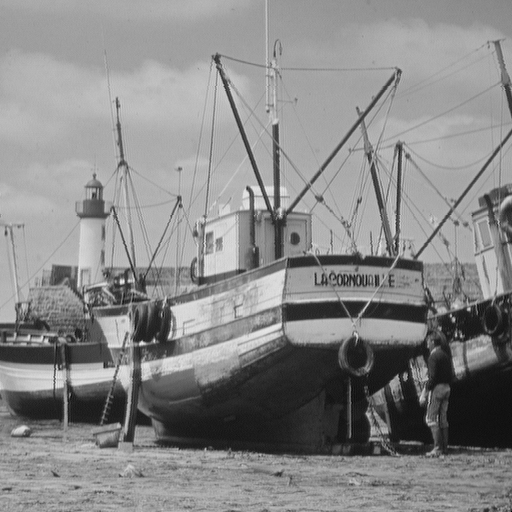
#> input picture Lab1/assets/04_boat.tif, 512 x 512 px
$ python main.py
#> lines starting #> are read from the running program, lines starting #| are printed output that depends on the picture; after the words box and inside, x2 and y2 are one past the last pixel; in counts of white or black regions, pixels touching at a corner belong together
import os


from scipy import signal
from enum import Enum
from functools import partial

import matplotlib.pyplot as plt
import numpy
import numpy as np
from PIL import Image
from matplotlib import gridspec
import cv2 as cv

MAX_DEC_VALUE_FOR_BYTE = 255


def read_image(img_path) -> numpy.ndarray:
#> called with img_path = './assets/04_boat.tif'
    return np.array(Image.open(img_path))
#> returned value is the input picture: shape (512, 512); min 0, max 239, mean 136.1


def apply_func_to_img(img: np.ndarray, transformation_table) -> np.ndarray:
    return transformation_table[img]
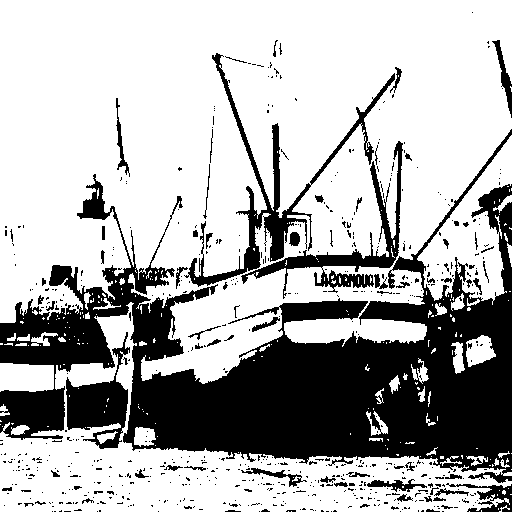
#> returned value: shape (512, 512) float64; 69.6% white; 629 black regions (558 under 20 px), largest, box (x1, y1, x2, y2) and area: (0, 129, 512, 483) 61888, (184, 53, 395, 287) 4720, (241, 141, 403, 299) 3425


def draw_plots(title, img_before, img_after, transformation_table):
    fig = plt.figure(num=title, figsize=(10, 10))
    fig.suptitle(title)
    fig.subplots_adjust(hspace=0.5, wspace=1)
    gs = gridspec.GridSpec(3, 2)

    ax00 = fig.add_subplot(gs[0, 0])
    ax00.set_title('Original image')
    ax00.imshow(img_before, cmap='gray', vmin=0, vmax=255)

    ax01 = fig.add_subplot(gs[0, 1])
    ax01.set_title('Image after applying processing')
    ax01.imshow(img_after, cmap='gray', vmin=0, vmax=255)

    ax10 = fig.add_subplot(gs[1, 0])
    ax10.set_title('Image histogram before processing')
    ax10.hist(img_before.ravel(), range=(0, MAX_DEC_VALUE_FOR_BYTE))

    ax11 = fig.add_subplot(gs[1, 1])
    ax11.set_title('Image histogram after processing')
    ax11.hist(img_after.ravel(), range=(0, MAX_DEC_VALUE_FOR_BYTE))

    ax20 = fig.add_subplot(gs[2, :])
    ax20.set_title('Transform function')
    ax20.plot(transformation_table)


class Waveform(Enum):
    @staticmethod
    def triangular(args):
        return signal.sawtooth(args, 0.5)

    HARMONIC = partial(np.sin)
    SQUARE = partial(signal.square)
    TRIANGULAR = partial(triangular.__func__)
    SAWTOOTH = partial(signal.sawtooth)


def main():
    dir_path = "./assets"
    img_name = "04_boat.tif"
    img_path = os.path.join(dir_path, img_name)
    img = read_image(img_path)

    threshold = 130
    binary_transformation_table = np.concatenate(
        (np.zeros(threshold), np.ones(MAX_DEC_VALUE_FOR_BYTE - threshold) * MAX_DEC_VALUE_FOR_BYTE)
    )

    binary_img = apply_func_to_img(img, binary_transformation_table)
    draw_plots("Image binarization", img, binary_img, binary_transformation_table)

    min_value = min(img.ravel())
#> min_value = 0
    max_value = max(img.ravel())
#> max_value = 239
    a = MAX_DEC_VALUE_FOR_BYTE / (max_value - min_value)
#> a = 1.07
    b = -(MAX_DEC_VALUE_FOR_BYTE * min_value) / (max_value - min_value)
#> b = 0
    contrasting_transformation_table = np.array([a * i + b for i in range(MAX_DEC_VALUE_FOR_BYTE)])
#> contrasting_transformation_table = 255 values from 0 to 271
    contrasting_img = apply_func_to_img(img, contrasting_transformation_table)
    draw_plots("Image contrasting", img, contrasting_img, contrasting_transformation_table)

    img_hist, bins = np.histogram(img.ravel(), bins=MAX_DEC_VALUE_FOR_BYTE + 1, range=[0, MAX_DEC_VALUE_FOR_BYTE])
#> img_hist = 256 values, max 5394 at index 171, min 0 at index 1, mean 1024; bins = 257 values from 0 to 255
    cdf = np.cumsum(img_hist)
#> cdf = 256 values from 1 to 262144
    cdf = (cdf - min(cdf)) / (max(cdf) - min(cdf))
#> cdf = 256 values from 0 to 1
    g_min, g_max = 0, MAX_DEC_VALUE_FOR_BYTE
    equalization_transformation_table = np.array(
        [(g_max - g_min) * cdf[i] + g_min for i in range(MAX_DEC_VALUE_FOR_BYTE)])
#> equalization_transformation_table = 255 values from 0 to 255
    equalized_img_custom = apply_func_to_img(img, equalization_transformation_table)
    draw_plots("Image equalization (custom)", img, equalized_img_custom, equalization_transformation_table)
    print(f"Image histogram: {img_hist}")
#| Image histogram: [   1    0    0    0    0    0    0    1    0    0    1    1    2   13
#|     7   60  166  413  696  945  939  778  822  876  835  940 1146 1255
#|  1266 1248 1359 1478 1365 1383 1432 1481 1305 1297 1234 1344 1122 1106
#|  1131 1112  965  977  952  928  833  680  626  604  586  520  480  517
#|   531  447  441  491  497  444  507  525  569  533  504  539  534  515
#|   472  476  507  463  483  492  496  490  452  447  439  463  446  467
#> (further printed lines are left out)
    assert bins[0] == 0 and bins[-1] == 255

    equ = cv.equalizeHist(img)
    equalized_img_lib = equ.astype(np.uint8).reshape(512, 512)
    draw_plots("Image equalization (lib)", img, equalized_img_lib, [])

    peak_count = 4
    sawtooth_transformation_table = Waveform.SAWTOOTH.value(
        2 * np.pi * np.linspace(0, MAX_DEC_VALUE_FOR_BYTE, MAX_DEC_VALUE_FOR_BYTE + 1) / (MAX_DEC_VALUE_FOR_BYTE / peak_count)
    )
    sawtooth_transformation_table = (sawtooth_transformation_table + 1) * 255 / 2
    sawtoothed_img = apply_func_to_img(img, sawtooth_transformation_table)
#> in apply_func_to_img (call 4), `return transformation_table[img]`:
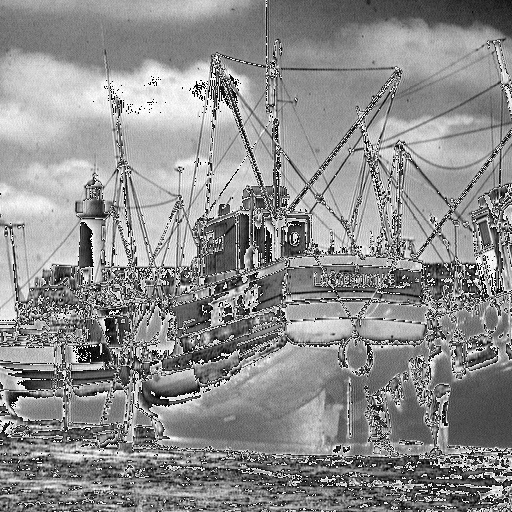
#> returned value: shape (512, 512) float64; min 0, max 254, mean 141.8
    draw_plots("Image apply sawtooth filter (u)", img, sawtoothed_img, sawtooth_transformation_table)

    square_transformation_table = Waveform.SQUARE.value(
        2 * np.pi * (np.linspace(0, MAX_DEC_VALUE_FOR_BYTE, MAX_DEC_VALUE_FOR_BYTE + 1) - (MAX_DEC_VALUE_FOR_BYTE + 1) / 4)/ # here 4 for center impulse
                    MAX_DEC_VALUE_FOR_BYTE
    )
    square_transformation_table = (square_transformation_table + 1) * 255 / 2
    square_img = apply_func_to_img(img, square_transformation_table)
    draw_plots("Image apply square filter (a)", img, square_img, square_transformation_table)

    sawtooth_signal = Waveform.SAWTOOTH.value(
        2 * np.pi * np.linspace(0, MAX_DEC_VALUE_FOR_BYTE, MAX_DEC_VALUE_FOR_BYTE + 1) / (
                    MAX_DEC_VALUE_FOR_BYTE)
    )
    square_signal = Waveform.SQUARE.value(
        2 * np.pi * (np.linspace(0, MAX_DEC_VALUE_FOR_BYTE, MAX_DEC_VALUE_FOR_BYTE + 1) - (
                    MAX_DEC_VALUE_FOR_BYTE + 1) / 4) /
        MAX_DEC_VALUE_FOR_BYTE
    )
    square_with_sawtooth_transformation_table = sawtooth_signal
    square_with_sawtooth_transformation_table[square_signal > 0] = 1
    square_with_sawtooth_transformation_table = (square_with_sawtooth_transformation_table + 1) * 255 / 2
    square_with_sawtooth_img = apply_func_to_img(img, square_with_sawtooth_transformation_table)
    draw_plots("Image apply square with sawtooth filter (b)", img, square_with_sawtooth_img, square_with_sawtooth_transformation_table)

    sawtooth_signal = Waveform.SAWTOOTH.value(
        2 * np.pi * np.linspace(0, MAX_DEC_VALUE_FOR_BYTE, MAX_DEC_VALUE_FOR_BYTE + 1) / (
            MAX_DEC_VALUE_FOR_BYTE)
    )
    square_signal = Waveform.SQUARE.value(
        2 * np.pi * (np.linspace(0, MAX_DEC_VALUE_FOR_BYTE, MAX_DEC_VALUE_FOR_BYTE + 1) - (
                MAX_DEC_VALUE_FOR_BYTE + 1) / 2) /
        MAX_DEC_VALUE_FOR_BYTE
    )
    square_with_sawtooth_transformation_table_2 = sawtooth_signal
    square_with_sawtooth_transformation_table_2[square_signal > 0] = 1
    square_with_sawtooth_transformation_table_2 = (square_with_sawtooth_transformation_table_2 + 1) * 255 / 2
    square_with_sawtooth_img = apply_func_to_img(img, square_with_sawtooth_transformation_table_2)
    draw_plots("Image apply square with sawtooth filter #2 (v)", img, square_with_sawtooth_img,
               square_with_sawtooth_transformation_table_2)

    sawtooth_signal = Waveform.SAWTOOTH.value(
        2 * np.pi * (np.linspace(0, MAX_DEC_VALUE_FOR_BYTE, MAX_DEC_VALUE_FOR_BYTE + 1) - (
                MAX_DEC_VALUE_FOR_BYTE + 1) * 3 / 8) / (
            MAX_DEC_VALUE_FOR_BYTE / 4)
    )
    square_signal = Waveform.SQUARE.value(
        2 * np.pi * (np.linspace(0, MAX_DEC_VALUE_FOR_BYTE, MAX_DEC_VALUE_FOR_BYTE + 1) - (
                MAX_DEC_VALUE_FOR_BYTE + 1) * 3 / 8) /
        MAX_DEC_VALUE_FOR_BYTE,
        duty = 0.25
    )
    single_sawtooth_transformation_table = sawtooth_signal
    single_sawtooth_transformation_table[square_signal < 0] = -1
    single_sawtooth_transformation_table = (single_sawtooth_transformation_table + 1) * 255 / 2
    square_with_sawtooth_img = apply_func_to_img(img, single_sawtooth_transformation_table)
#> in apply_func_to_img (call 8), `return transformation_table[img]`:
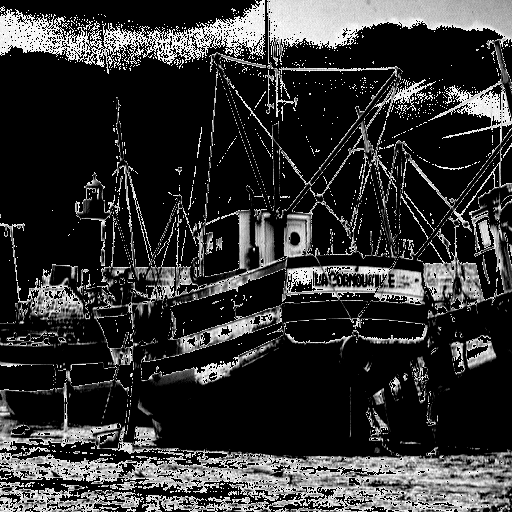
#> returned value: shape (512, 512) float64; min 0, max 252, mean 51
    draw_plots("Image apply square with single sawtooth  (e)", img, square_with_sawtooth_img,
               single_sawtooth_transformation_table)

    square_signal = Waveform.SQUARE.value(
        2 * np.pi * (np.linspace(0, MAX_DEC_VALUE_FOR_BYTE, MAX_DEC_VALUE_FOR_BYTE + 1) - (
                MAX_DEC_VALUE_FOR_BYTE + 1) * 3 / 8) /
        MAX_DEC_VALUE_FOR_BYTE,
        duty=0.25
    )
    sawtooth_signal = Waveform.SAWTOOTH.value(
        2 * np.pi * (np.linspace(0, MAX_DEC_VALUE_FOR_BYTE, MAX_DEC_VALUE_FOR_BYTE + 1) - (
                MAX_DEC_VALUE_FOR_BYTE + 1) * 3 / 8) / (
                MAX_DEC_VALUE_FOR_BYTE / 4)
    )
    sawtooth_signal[square_signal < 0] = -1
    square_signal = Waveform.SQUARE.value(
        2 * np.pi * (np.linspace(0, MAX_DEC_VALUE_FOR_BYTE, MAX_DEC_VALUE_FOR_BYTE + 1) - (
                MAX_DEC_VALUE_FOR_BYTE - MAX_DEC_VALUE_FOR_BYTE * 0.375
        )) /
        MAX_DEC_VALUE_FOR_BYTE,
        duty=0.375
    )
    single_sawtooth_with_impulse_transformation_table = sawtooth_signal + square_signal

    single_sawtooth_with_impulse_transformation_table = (single_sawtooth_with_impulse_transformation_table + 1) * 255 / 2
    single_sawtooth_with_impulse_img = apply_func_to_img(img, single_sawtooth_with_impulse_transformation_table)
#> in apply_func_to_img (call 9), `return transformation_table[img]`:
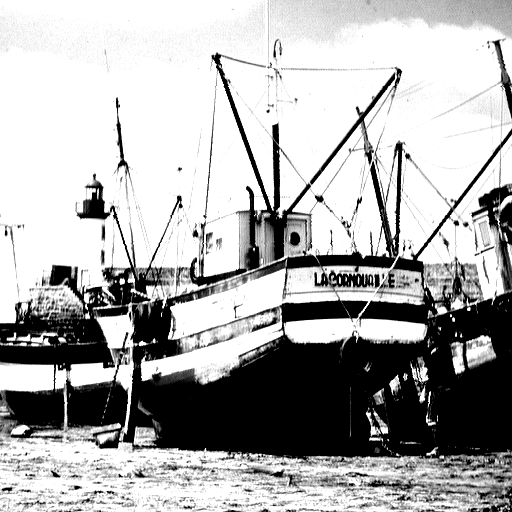
#> returned value: shape (512, 512) float64; min -127.5, max 127.5, mean 45.6; drawn with min black and max white
    draw_plots("Image apply square with single sawtooth and impulse (g)", img, single_sawtooth_with_impulse_img,
               single_sawtooth_with_impulse_transformation_table)

    square_signal = Waveform.SQUARE.value(
        2 * np.pi * (np.linspace(0, MAX_DEC_VALUE_FOR_BYTE, MAX_DEC_VALUE_FOR_BYTE + 1) - (
                MAX_DEC_VALUE_FOR_BYTE + 1) * 3 / 8) /
        MAX_DEC_VALUE_FOR_BYTE,
        duty=0.25
    )
    sawtooth_signal = Waveform.SAWTOOTH.value(
        2 * np.pi * (np.linspace(0, MAX_DEC_VALUE_FOR_BYTE, MAX_DEC_VALUE_FOR_BYTE + 1) - (
                MAX_DEC_VALUE_FOR_BYTE + 1) * 3 / 8) / (
                MAX_DEC_VALUE_FOR_BYTE / 4)
    )
    sawtooth_signal[square_signal < 0] = -1
    square_signal = Waveform.SQUARE.value(
        2 * np.pi * (np.linspace(0, MAX_DEC_VALUE_FOR_BYTE, MAX_DEC_VALUE_FOR_BYTE + 1) - (
                MAX_DEC_VALUE_FOR_BYTE - MAX_DEC_VALUE_FOR_BYTE * 0.375
        )) /
        MAX_DEC_VALUE_FOR_BYTE,
        duty=0.375
    )
    single_sawtooth_with_impulse_transformation_table = sawtooth_signal + square_signal
    single_sawtooth_with_impulse_transformation_table = np.array(list(reversed(single_sawtooth_with_impulse_transformation_table)))

    single_sawtooth_with_impulse_transformation_table = (single_sawtooth_with_impulse_transformation_table + 1) * 255 / 2
    single_sawtooth_with_impulse_img = apply_func_to_img(img, single_sawtooth_with_impulse_transformation_table)
#> in apply_func_to_img (call 10), `return transformation_table[img]`:
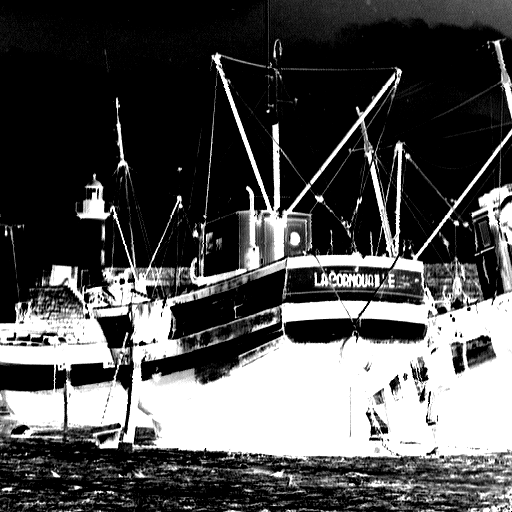
#> returned value: shape (512, 512) float64; min -127.5, max 127.5, mean -46.5; drawn with min black and max white
    draw_plots("Image apply square with single sawtooth and impulse (d)", img, single_sawtooth_with_impulse_img,
               single_sawtooth_with_impulse_transformation_table)

    plt.show()
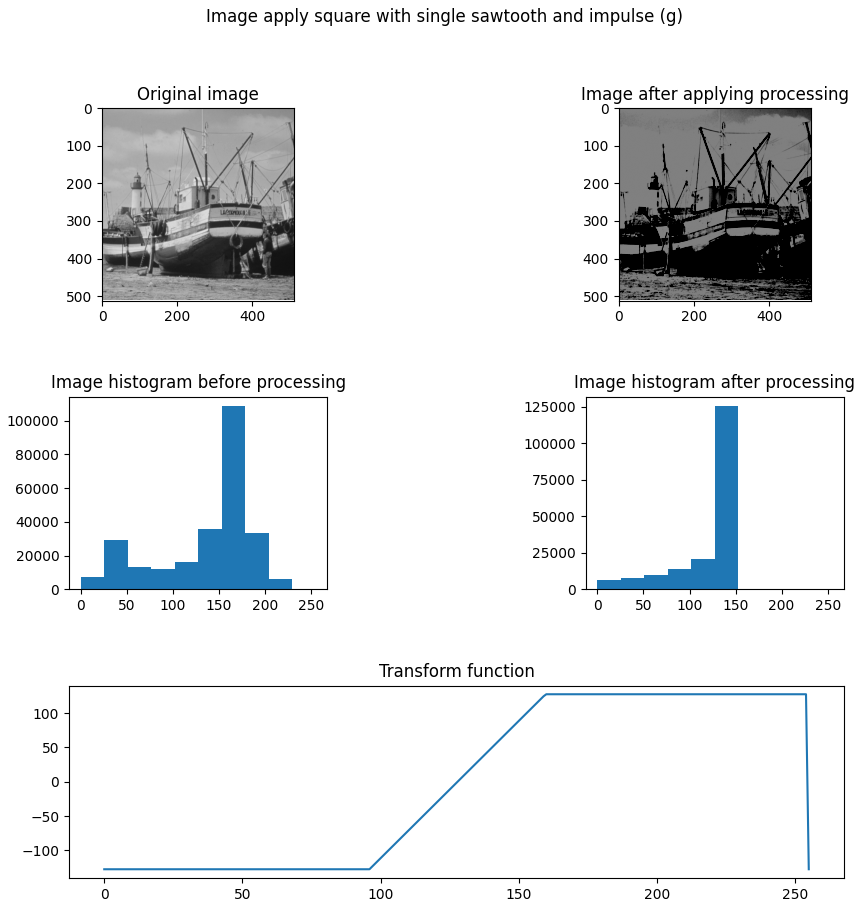
#> figure drawn by matplotlib, 5 panels; panel 3: tallest bar 108827 high, from x = 153 to 178.5; panel 4: tallest bar 125571 high, from x = 127.5 to 153; panel 5: curve peaks at x = 160, y = 127.5
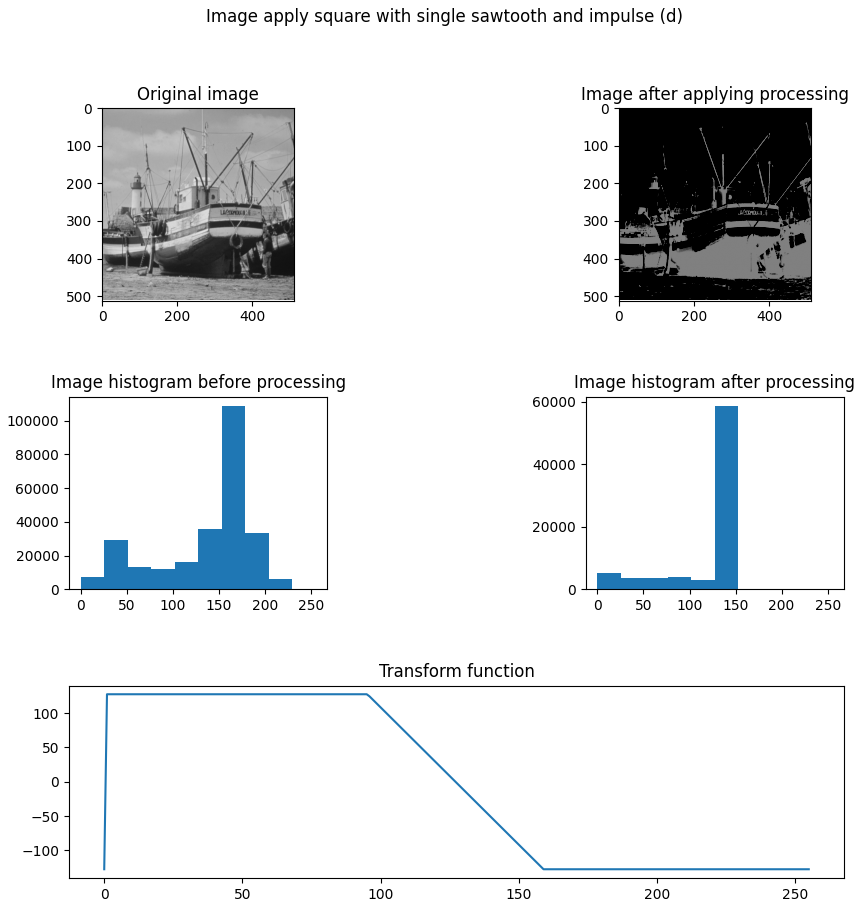
#> figure drawn by matplotlib, 5 panels; panel 3: tallest bar 108827 high, from x = 153 to 178.5; panel 4: tallest bar 58655 high, from x = 127.5 to 153; panel 5: curve peaks at x = 1, y = 127.5


if __name__ == '__main__':
    main()

$ run again, with Lab1/assets/02_apss.tif copied over Lab1/assets/04_boat.tif
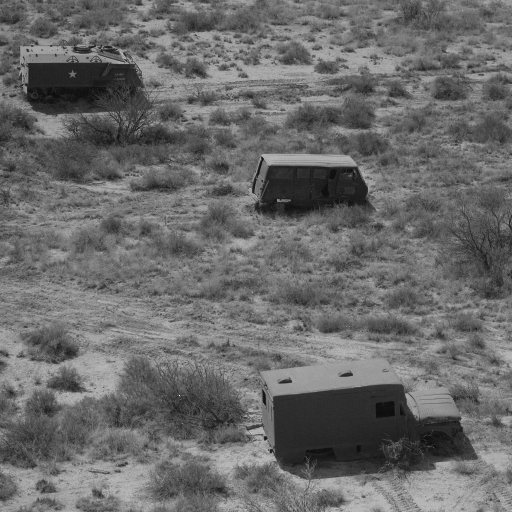
#> input picture Lab1/assets/02_apss.tif, 512 x 512 px
#> in read_image, returned value is the input picture: shape (512, 512); min 12, max 249, mean 106.4
#> in apply_func_to_img, `return transformation_table[img]`:
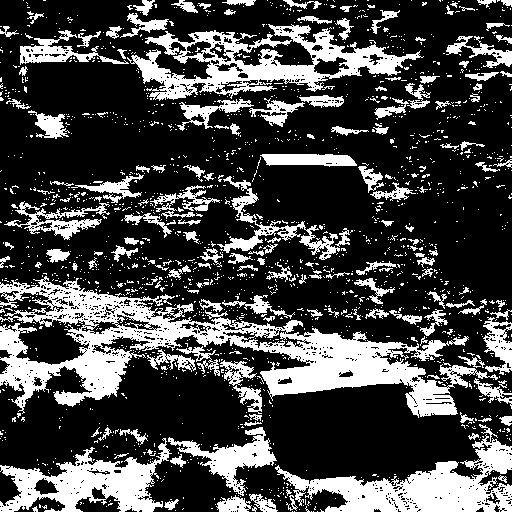
#> returned value: shape (512, 512) float64; 27.6% white; 1732 white regions (1563 under 20 px), largest, box (x1, y1, x2, y2) and area: (0, 276, 498, 418) 20734, (127, 24, 424, 101) 8068, (275, 424, 512, 512) 7547
#> min_value = 12
#> max_value = 249
#> a = 1.08
#> b = -12.91
#> contrasting_transformation_table = 255 values from -12.91 to 260.4
#> img_hist = 256 values, max 4861 at index 116, min 0 at index 0, mean 1024; bins = 257 values from 0 to 255
#> in main, `cdf = np.cumsum(img_hist)`: cdf = 256 values from 0 to 262144
#> in main, `cdf = (cdf - min(cdf)) / (max(cdf) - min(cdf))`: cdf = 256 values from 0 to 1
#> equalization_transformation_table = 255 values from 0 to 255
#| Image histogram: [   0    0    0    0    0    0    0    0    0    0    0    0    5   18
#|    40  113  119  177  192  116  205  188  160  141  237  172  303  217
#|   424  303  345  645  509  695  890  998 1118 1086 1138 1121 1154  628
#|  1280 1493 1460  677 1400 1201  501  912  446  800  789  394  450  961
#|   476  991  568  557 1246  640  662 1503  859  810  869  913 2101 1131
#|  1187 1265 1297 1424 1439 1433 1639 1665 1710 1989 2053 2102 2217 2252
#> (further printed lines are left out)
#> in apply_func_to_img (call 10), `return transformation_table[img]`:
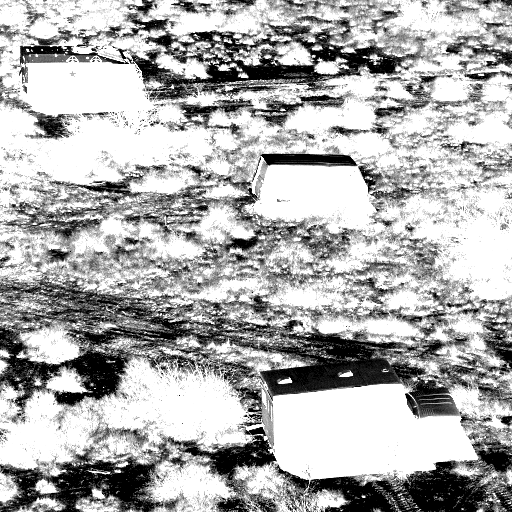
#> returned value: shape (512, 512) float64; min -127.5, max 127.5, mean 47.2; drawn with min black and max white
